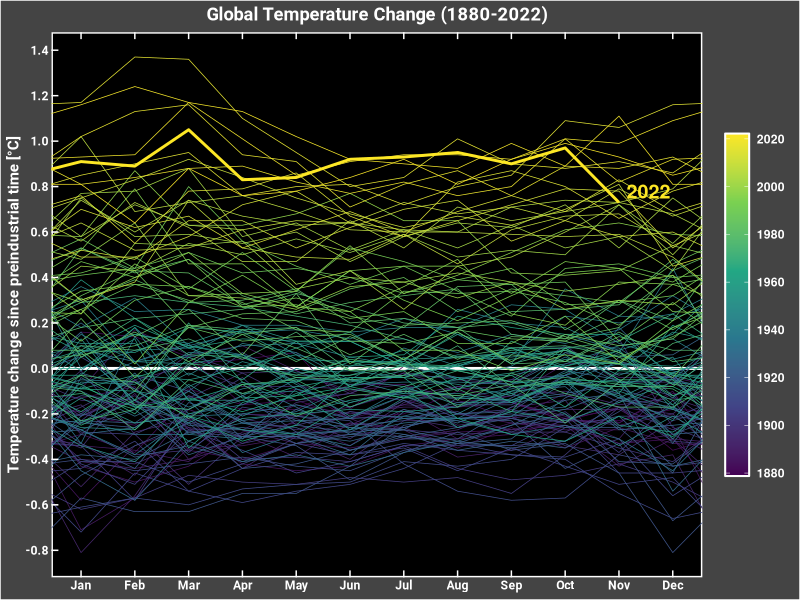
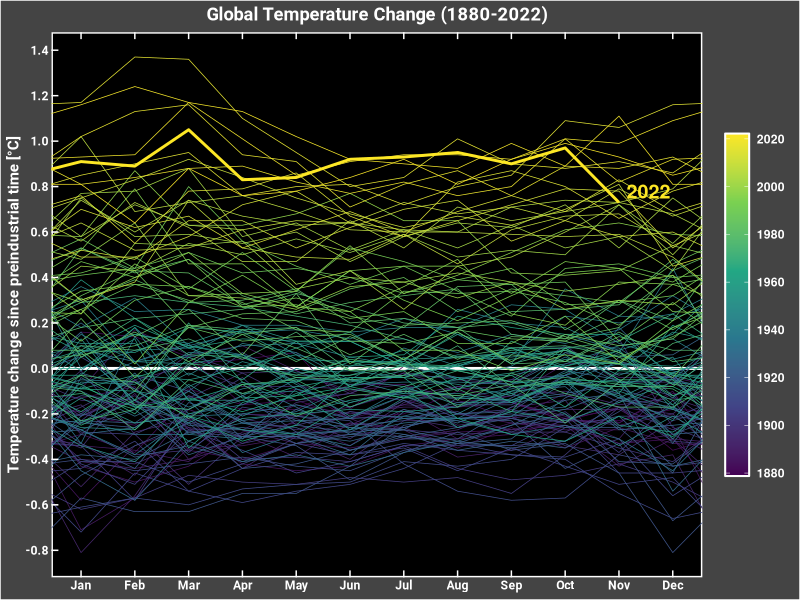

Write the R code that produced these figures, in order.
#########################################################
## Line plot of annual temperature anomalies

library(tidyverse)  
library(glue)


temp_month <- read_csv("Data/GLB.Ts+dSST.csv", skip=1, na ="***")%>% 
  select(year = "Year",all_of(month.abb)) %>% 
  pivot_longer(-year, names_to = "month", values_to = "mtemp") %>%  
  drop_na() 


lastdec <- temp_month %>%
  filter(month == "Dec") %>%
  mutate(year = year + 1, month = "last_Dec")

nextjan <- temp_month %>% 
  filter(month == "Jan") %>%
  mutate(year = year - 1, month = "next_Jan")


tabla <- bind_rows(lastdec, temp_month, nextjan) %>% 
  mutate(month = factor(month, levels = c("last_Dec", month.abb, "next_Jan")),
         month_number = as.numeric(month) -1,
         this_year = year == 2022) 

annotation <- tabla %>%
  slice_max(year)  %>%
  slice_max(month_number)

tabla %>% ggplot(aes(x= month_number, y = mtemp, group = year, 
                     color= year, size = this_year)) +
  geom_hline(yintercept = 0, color = "white", size = 1) +
  geom_line() +
  geom_text(data= annotation, aes(x=month_number, y= mtemp, label= year, color= year),
            inherit.aes = FALSE, hjust = 0, size = 5, nudge_x = 0.14, nudge_y = 0.05,
            fontface = "bold") +
  scale_color_viridis_c(breaks = seq(1880,2020, 20),
                        guide= guide_colorbar(frame.colour = "white",
                                              frame.linewidth = 0.7))  +
  scale_x_continuous(breaks =1:12, labels = month.abb, sec.axis = dup_axis(name = NULL, labels = NULL)) +
  scale_y_continuous(breaks = seq(-2,2,0.2)) +
  scale_size_manual(breaks = c(FALSE, TRUE),
                    values = c(0.25, 1), guide = "none")  +
  coord_cartesian(xlim = c(1,12)) +
  labs(x=NULL, 
       y = "Temperature change since preindustrial time [\u00B0C]",
       title =  glue("Global Temperature Change ({min(temp_month$year)}-{max(temp_month$year)})")) +
  theme(
    panel.background = element_rect(fill = "black", color = "white", size = 1),
    plot.background = element_rect(fill = "#444444"),
    panel.grid = element_blank(),
    axis.text = element_text(color = "white", face = "bold", family = "Roboto"),
    axis.ticks = element_line(color = "white"),
    axis.ticks.length = unit(-5, "pt"),
    axis.title = element_text(color = "white", face = "bold", family = "Roboto"),
    plot.title = element_text(color= "white", face = "bold", family = "Roboto",
                              hjust = 0.5),
    legend.title = element_blank(),
    legend.background = element_rect(fill = NA),
    legend.text = element_text(color = "white", face = 'bold'),
    legend.key.height = unit(49.5, "pt"), 
  )



ggsave("Figures/Temperature_Lines.png", width = 8, height = 4) # for QRG
